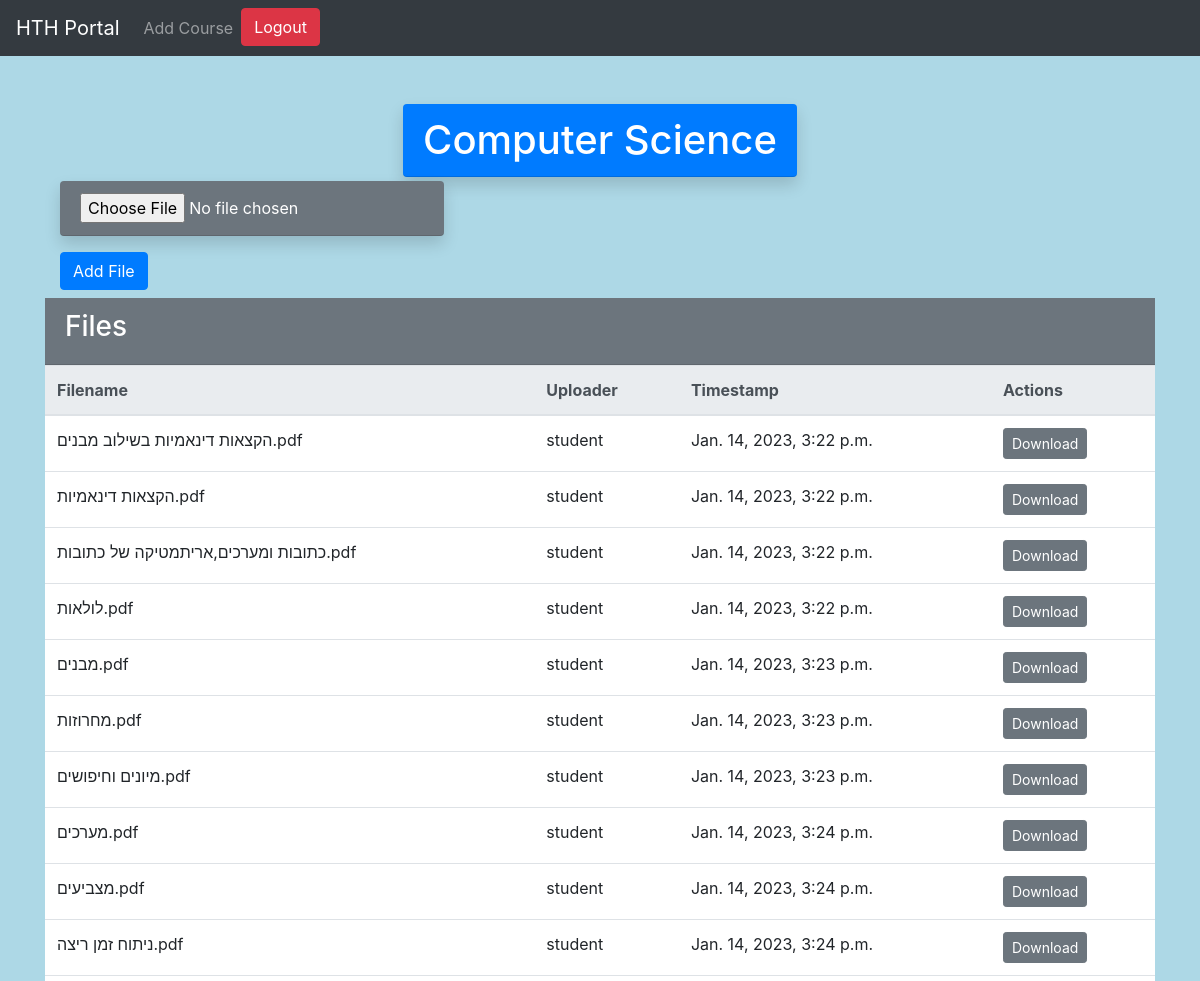
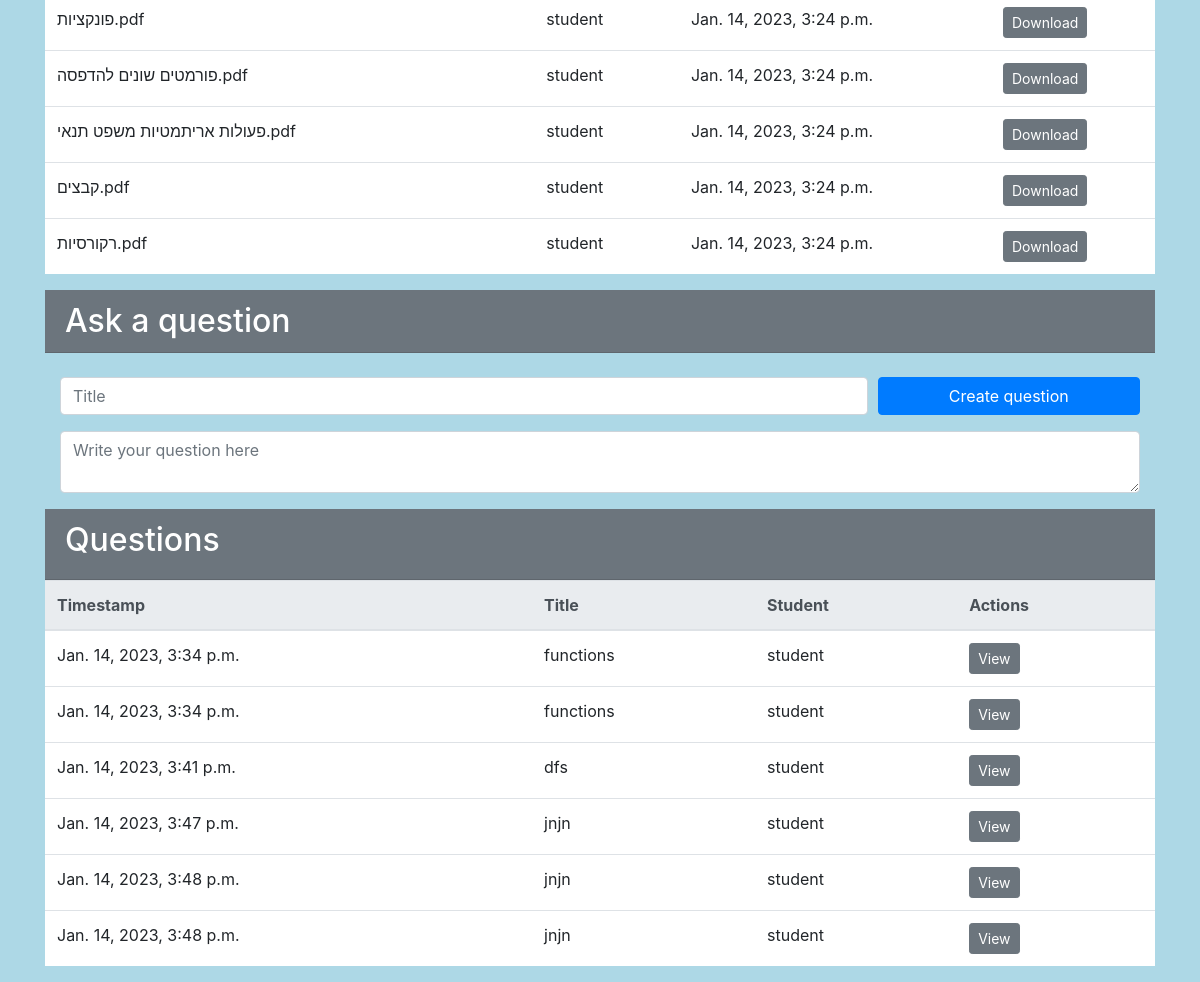
The app's page /course/10 (signed in) with its own data (2 pictures, top to bottom).
### university/models.py (models this page shows)
class Course(models.Model):
    objects = models.Manager()
    name = models.CharField(max_length=255)
    category = models.CharField(max_length=255)

class File(models.Model):
    objects = models.Manager()
    filename = models.CharField(max_length=255)
    file = models.FileField(upload_to='files/')
    uploader = models.CharField(max_length=255)
    timestamp = models.DateTimeField(auto_now_add=True)
    teacher_file = models.BooleanField(default=False)
    course = models.ForeignKey(Course, on_delete=models.CASCADE, related_name='files')

class Question(models.Model):
    objects = models.Manager()
    title = models.CharField(max_length=255)
    body = models.TextField()
    course = models.ForeignKey(Course, on_delete=models.CASCADE)
    creator = models.CharField(max_length=255)
    timestamp = models.DateTimeField(auto_now_add=True)

### university/views.py (the view)
# urls.py: path('course/<int:course_id>', views.course, name='course'),
@login_required
def course(request, course_id):
    course_obj = get_object_or_404(Course, id=course_id)
    files = File.objects.filter(course=course_obj)
    questions = Question.objects.filter(course=course_obj)
    context = {
        'course': course_obj,
        'course_id': course_obj.id,
        'files': files,
        'questions': questions,
    }
    return render(request, 'university/course.html', context)

### university/templates/university/course.html (shortened to what this page needs)
{% extends 'university/base.html' %}
{% load static %}
{% load custom_tags %}
{% block content %}
<div class="row justify-content-center">
    <h1 class="card-header bg-primary text-white rounded shadow">{{ course.name }}</h1>
</div>
<div class="container mt-1 mb-2">
    <form method="post" enctype="multipart/form-data" action="{% url 'upload_file' course.id %}">
      <div class="form-group">
        <input type="file" class="card-header bg-secondary text-white rounded shadow" name="file" id="file" required>
      </div>
      <button type="submit" class="btn btn-primary" id="submit-button">Add File</button>
    </form>
</div>
<div class="card-header bg-secondary text-white">
    <h3>Files</h3>
</div>
<table class="table table-hover">
    <thead class="thead-light">
        <tr>
            <th scope="col">Filename</th>
            <th scope="col">Uploader</th>
            <th scope="col">Timestamp</th>
            <th scope="col">Actions</th>
        </tr>
    </thead>
    <tbody class="bg-white">
        {% for file in files %}
        <tr>
            <td>{{ file.filename }}</td>
            <td>{{ file.uploader }}</td>
            <td>{{ file.timestamp }}</td>
            <td>
                <a href="{% url 'download_file' file.id %}" class="btn btn-secondary btn-sm" download>Download</a>
            </td>
        </tr>
        {% endfor %}
    </tbody>
</table>
<h2 class="mb-4 card-header bg-secondary text-white">Ask a question</h2>
<div class="container mt-2 mb-3 bg rounded">
  <form method="post" action="{% url 'create_question' course.id %}" class="form-group">
    <div class="form-row">
      <div class="col-md-9">
        <input class="form-control" type="text" name="title" placeholder="Title" required>
      </div>
      <div class="col-md-3">
        <button type="submit" class="btn btn-primary btn-block" id="question">Create question</button>
      </div>
    </div>
    <textarea class="form-control mt-3" name="body" placeholder="Write your question here" required></textarea>
  </form>
</div>
<table class="table table-hover">
    <thead class="thead-light">
        <tr>
            <th scope="col">Timestamp</th>
            <th scope="col">Title</th>
            <th scope="col">Student</th>
            <th scope="col">Actions</th>
        </tr>
    </thead>
    <div class="card-header bg-secondary text-white">
        <h2>Questions</h2>
    </div>
    <tbody class="bg-white">
        {% for question in questions %}
        <tr>
            <td>{{ question.timestamp }}</td>
            <td>{{ question.title }}</td>
            <td>{{ question.creator }}</td>
            <td>
                <a href="{% url 'view_question' question.id %}" class="btn btn-secondary btn-sm">View</a>
            </td>
        </tr>
        {% endfor %}
    </tbody>
</table>
{% endblock %}

### university/templates/university/base.html (style rules this page uses)
body { background-color: lightblue; }

### records on screen
Course: name "Computer Science"
File: filename "הקצאות דינאמיות בשילוב מבנים.pdf", uploader "student", timestamp "Jan. 14, 2023, 3:22 p.m."
File: filename "הקצאות דינאמיות.pdf", uploader "student", timestamp "Jan. 14, 2023, 3:22 p.m."
File: filename "כתובות ומערכים,אריתמטיקה של כתובות.pdf", uploader "student", timestamp "Jan. 14, 2023, 3:22 p.m."
File: filename "לולאות.pdf", uploader "student", timestamp "Jan. 14, 2023, 3:22 p.m."
File: filename "מבנים.pdf", uploader "student", timestamp "Jan. 14, 2023, 3:23 p.m."
File: filename "מחרוזות.pdf", uploader "student", timestamp "Jan. 14, 2023, 3:23 p.m."
File: filename "מיונים וחיפושים.pdf", uploader "student", timestamp "Jan. 14, 2023, 3:23 p.m."
File: filename "מערכים.pdf", uploader "student", timestamp "Jan. 14, 2023, 3:24 p.m."
File: filename "מצביעים.pdf", uploader "student", timestamp "Jan. 14, 2023, 3:24 p.m."
File: filename "ניתוח זמן ריצה.pdf", uploader "student", timestamp "Jan. 14, 2023, 3:24 p.m."
File: filename "פונקציות.pdf", uploader "student", timestamp "Jan. 14, 2023, 3:24 p.m."
File: filename "פורמטים שונים להדפסה.pdf", uploader "student", timestamp "Jan. 14, 2023, 3:24 p.m."
File: filename "פעולות אריתמטיות משפט תנאי.pdf", uploader "student", timestamp "Jan. 14, 2023, 3:24 p.m."
File: filename "קבצים.pdf", uploader "student", timestamp "Jan. 14, 2023, 3:24 p.m."
File: filename "רקורסיות.pdf", uploader "student", timestamp "Jan. 14, 2023, 3:24 p.m."
Question: timestamp "Jan. 14, 2023, 3:34 p.m.", title "functions", creator "student"
Question: timestamp "Jan. 14, 2023, 3:34 p.m.", title "functions", creator "student"
Question: timestamp "Jan. 14, 2023, 3:41 p.m.", title "dfs", creator "student"
Question: timestamp "Jan. 14, 2023, 3:47 p.m.", title "jnjn", creator "student"
Question: timestamp "Jan. 14, 2023, 3:48 p.m.", title "jnjn", creator "student"
Question: timestamp "Jan. 14, 2023, 3:48 p.m.", title "jnjn", creator "student"
